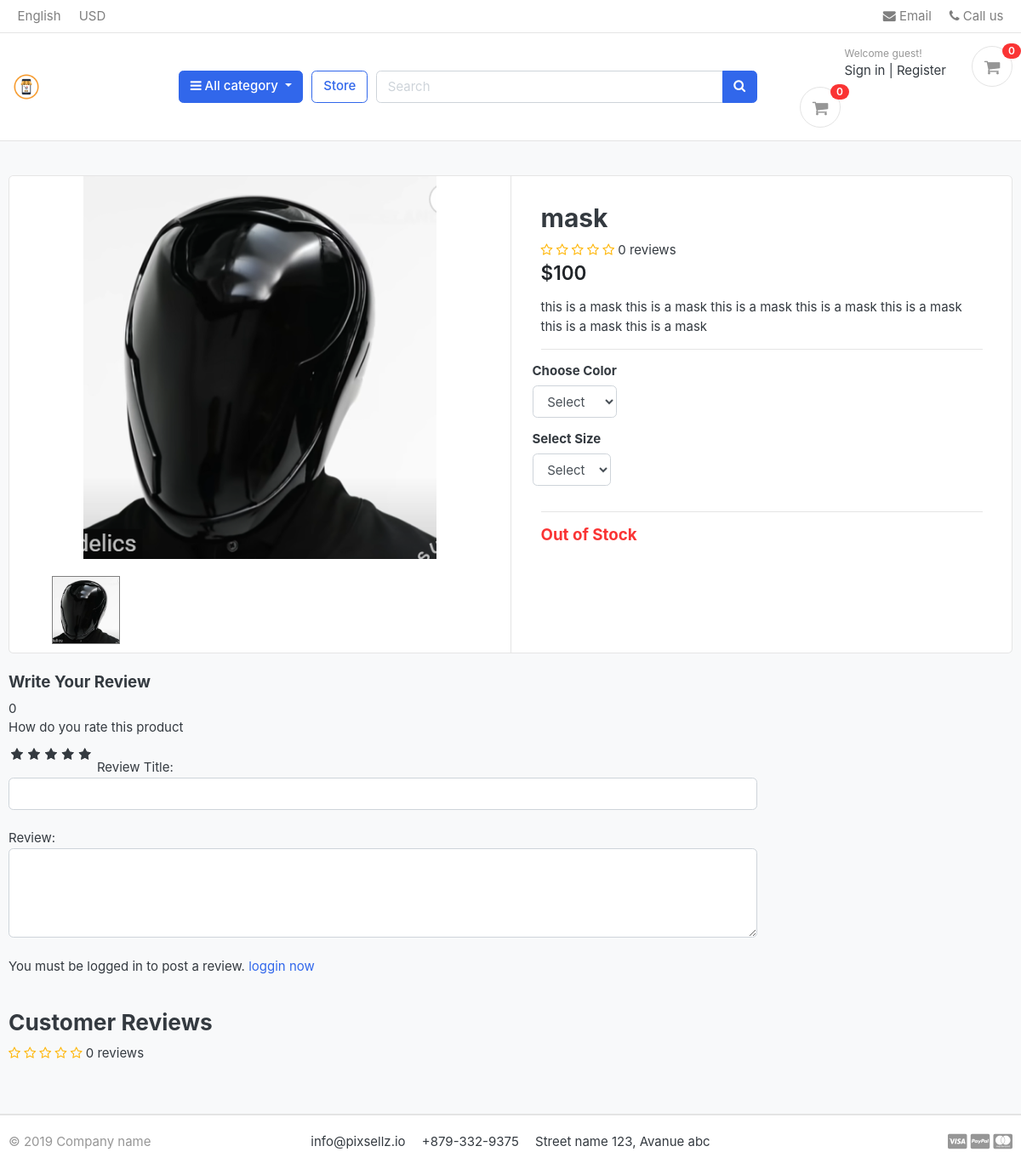
Page /store/category/gadgets/mask/ on the committed database.
### store/models.py (models this page shows, shortened)
class Product(models.Model):
    product_name = models.CharField(max_length=200, unique=True)
    slug = models.SlugField(max_length=200, unique=True)
    description = models.TextField(max_length=500, blank=True)
    price = models.IntegerField()
    images = models.ImageField(upload_to='photos/products',)
    stock = models.IntegerField()
    is_available = models.BooleanField(default=True)
    category = models.ForeignKey(category, on_delete=models.CASCADE)
    created_date = models.DateTimeField(auto_now_add=True)
    modified_date = models.DateTimeField(auto_now=True)
    def countReview(self):
        reviews = ReviewRating.objects.filter(product=self, status=True).aggregate(count=Count('id'))
        count = 0
        if reviews['count'] is not None:
            count = int(reviews['count'])
        return count
    def averageReview(self):
        reviews = ReviewRating.objects.filter(product=self, status=True).aggregate(average=Avg('rating'))
        avg = 0
        if reviews['average'] is not None:
            avg = float(reviews['average'])
        return avg

### store/views.py (the view)
# urls.py: path('category/<slug:category_slug>/<slug:product_slug>/', views.product_detail, name='product_detail'),
def product_detail(request, category_slug, product_slug):
    try:
        single_product = Product.objects.get(category__slug=category_slug, slug=product_slug)
        in_cart = CartItem.objects.filter(cart__cart_id=_cart_id(request), product=single_product).exists()
    except Exception as e:
        raise e
    if request.user.is_authenticated:
        try:
            orderproduct = OrderProduct.objects.filter(user=request.user, product_id=single_product.id).exists()
        except OrderProduct.DoesNotExist:
            orderproduct = None
    else:
        orderproduct = None
    reviews = ReviewRating.objects.filter(product_id=single_product.id, status=True)
    product_gallery = ProductGallery.objects.filter(product_id=single_product.id)
    context = {
        'single_product':single_product,
        'in_cart':in_cart,
        'orderproduct':orderproduct,
        'reviews':reviews,
        'product_gallery' : product_gallery,
    }
    return render(request, "store/product_detail.html", context)

### carts/context_processors.py (called while the page is built)
def counter(request):
    cart_count = 0
    if 'admin' in request.path:
        return {}
    else:
        try:
            cart = Cart.objects.filter(cart_id=_cart_id(request))
            if request.user.is_authenticated:
                cart_items = CartItem.objects.all().filter(user=request.user)
            else:
                cart_items = CartItem.objects.all().filter(cart=cart[:1])
            for cart_item in cart_items:
                cart_count += cart_item.quantity
        except Cart.DoesNotExist:
            cart_count = 0
    return dict(cart_count=cart_count)

### carts/views.py (called while the page is built)
def _cart_id(request):
    session_key = request.session.session_key
    if not session_key:
        session_key = request.session.create()
    return session_key

### category/context_processors.py (called while the page is built)
def menu_links(request):
    links= category.objects.all()
    return dict(links=links)

### category/models.py (called while the page is built)
    def get_url(self):
        return reverse('products_by_category', args=[self.slug])

### store/models.py (called while the page is built)
    def colors(self):
        return super(VariationManager, self).filter(variation_category='color', is_active=True)

    def sizes(self):
        return super(VariationManager, self).filter(variation_category='size', is_active=True)

### templates/store/product_detail.html (shortened to what this page needs)
{% extends 'base.html' %}
{%load static%}
{% block content %}
<section class="section-content padding-y bg">
			<div class="container">
					<div class="card">
								<div class="row no-gutters">
										<aside class="col-md-6">
											<article class="gallery-wrap">
												<div class="img-big-wrap mainImage">
												<center><img src="{{single_product.images.url}}"></center>
												</div>
											 </article>
											<ul class="thumb">
												<li>
													<a href="{{single_product.images.url}}" target="mainImage"><img src="{{single_product.images.url}}" alt="Product Image"></a>
												</li>
											</ul>
										</aside>
											<main class="col-md-6 border-left">
												<form action="{% url 'add_cart' single_product.id %}" method="POST">
													<article class="content-body">
														<h2 class="title">{{single_product.product_name}}</h2>
                                                 <div class="rating-star">
													<span>
														<i class="fa fa-star{% if single_product.averageReview < 0.5 %}-o{% elif single_product.averageReview  <= 0.5 and single_product.averageReview < 1 %}-half-o{% endif %}" aria-hidden="true"></i>
														<i class="fa fa-star{% if single_product.averageReview < 1.5 %}-o{% elif single_product.averageReview  <= 1.5 and single_product.averageReview < 2 %}-half-o{% endif %}" aria-hidden="true"></i>
														<i class="fa fa-star{% if single_product.averageReview < 2.5 %}-o{% elif single_product.averageReview  <= 2.5 and single_product.averageReview < 3 %}-half-o{% endif %}" aria-hidden="true"></i>
														<i class="fa fa-star{% if single_product.averageReview < 3.5 %}-o{% elif single_product.averageReview  <= 3.5 and single_product.averageReview < 4 %}-half-o{% endif %}" aria-hidden="true"></i>
														<i class="fa fa-star{% if single_product.averageReview < 4.5 %}-o{% elif single_product.averageReview  <= 4.5 and single_product.averageReview < 5 %}-half-o{% endif %}" aria-hidden="true"></i>
													     <span>{{single_product.countReview}} reviews</span>
													</span>
												 </div>
														<div class="mb-3">
															<var class="price h4">${{single_product.price}}</var>
														</div>
															<p>{{single_product.description}}</p>
														<hr>
																<div class="row">
																	<div class="item-option-select">
																		<h6>Choose Color</h6>
																	<select name="color" class="form-control" required>
																		<option value="" disabled selected>Select</option>
																	</select>
																	</div>
																</div>
																<div class="row">
																	<div class="item-option-select">
																		<h6>Select Size</h6>
																		<select name="size" class="form-control">
																			<option value="" disabled selected>Select</option>
																	</select>
																	</div>
																</div>
																<hr>
																{% if single_product.stock <= 0 %}
																		<h5 class="text-danger">Out of Stock</h5>
																		{% else %}
															<button type="submit"  class="btn  btn-primary"> <span class="text">Add to cart</span> <i class="fas fa-shopping-cart"></i>  </button>
															{% endif %}
													</article>
												</form>
											</main>
								</div>
					</div>
				<br>
				<div class="row">
							<div class="col-md-9">
								 <form action="{% url 'submit_review' single_product.id %}" method="post">
									<h5>Write Your Review </h5>
									 {{single_product.averageReview}}
									<div>
										<label>How do you rate this product</label>
										<br>
										<div class="rate">
											<input type="radio" name="rating" id="rating10" value="5" required><label for="rating10" title="5"></label>
											<input type="radio" name="rating" id="rating8" value="4" required><label for="rating8" title="4"></label>
											<input type="radio" name="rating" id="rating6" value="3" required><label for="rating6" title="3"></label>
											<input type="radio" name="rating" id="rating4" value="2" required><label for="rating4" title="2"></label>
											<input type="radio" name="rating" id="rating2" value="1" required><label for="rating2" title="1"></label>
										</div>
										Review Title:
										<input type="text" class="form-control" name="subject" required>
										<br>
										Review:
										<textarea name="review" rows="4" class="form-control" required></textarea>
										<br>
										{% if user.is_authenticated %}
										   {% if orderproduct %}
										<input type="submit" value="Submit Review" class="btn btn-primary" >
										   {% else %}
										    <p>You must purchase this product to post a review. </p>
										   {% endif %}
										{% else %}
										<p>You must be logged in to post a review. <span><a href="{% url 'login' %}">loggin now</a></span></p>
										{% endif %}
									</div>
								 </form>
				                      <br>
								<header class="section-heading">
										<h3>Customer Reviews </h3>
										<div class="rating-star">
													<span>
														<i class="fa fa-star{% if single_product.averageReview < 0.5 %}-o{% elif single_product.averageReview  <= 0.5 and single_product.averageReview < 1 %}-half-o{% endif %}" aria-hidden="true"></i>
														<i class="fa fa-star{% if single_product.averageReview < 1.5 %}-o{% elif single_product.averageReview  <= 1.5 and single_product.averageReview < 2 %}-half-o{% endif %}" aria-hidden="true"></i>
														<i class="fa fa-star{% if single_product.averageReview < 2.5 %}-o{% elif single_product.averageReview  <= 2.5 and single_product.averageReview < 3 %}-half-o{% endif %}" aria-hidden="true"></i>
														<i class="fa fa-star{% if single_product.averageReview < 3.5 %}-o{% elif single_product.averageReview  <= 3.5 and single_product.averageReview < 4 %}-half-o{% endif %}" aria-hidden="true"></i>
														<i class="fa fa-star{% if single_product.averageReview < 4.5 %}-o{% elif single_product.averageReview  <= 4.5 and single_product.averageReview < 5 %}-half-o{% endif %}" aria-hidden="true"></i>
													<span>{{single_product.countReview}} reviews</span>
													</span>
												</div>
									</header>
							</div>
				</div>
			</div>
</section>
{% endblock content %}

### static/css/ui.css (style rules this page uses)
html { font-family: "Inter", sans-serif; font-size: 15px; }
.content-body { flex: 1 1 auto; padding: 2rem 2.3rem; }
.padding-y { padding-top: 40px; padding-bottom: 40px; }
var { font-style: normal; }
article:after, .form-group:after { display: block; clear: both; content: ""; }
.bg { background-color: #f8f9fa; }
.section-heading { margin-bottom: 20px; margin-top: 15px; }
p:last-child { margin-bottom: 0; }
.price { font-weight: 600; color: #212529; }
.gallery-wrap .img-big-wrap { margin-bottom: 10px; border-radius: 0.37rem; overflow: hidden; background-color: #fff; }
.gallery-wrap .img-big-wrap img { height: 450px; width: auto; display: inline-block; }
.item-option-select { margin-bottom: 1rem; display: inline-block; margin-right: 15px; }

### static/css/custom.css (style rules this page uses)
.rate { display:inline-block; border:0; }
.rate > label { float : right; }
.rate > label:before { display: inline-block; front-size:1.1rem; font-family:FontAwesome; content:"\f005"; margin:0; padding:0.3rem .2rem; cursor:pointer; }
.rating-star i { color: #ffb503; }
ul.thumb { margin:0 auto; float:left; }
ul.thumb li { list-style:none; margin:10px; }
ul.thumb li img { width:80px; height:80px; border:1px solid grey; }

### rows in the picture
Product: images (picture), product_name "mask", countReview "0", price "100", description "this is a mask this is a mask this is a mask this is a mask this is a mask this is a mask this is a mask", averageReview "0"

### other values in the picture
{{ cart_count }} "0"
